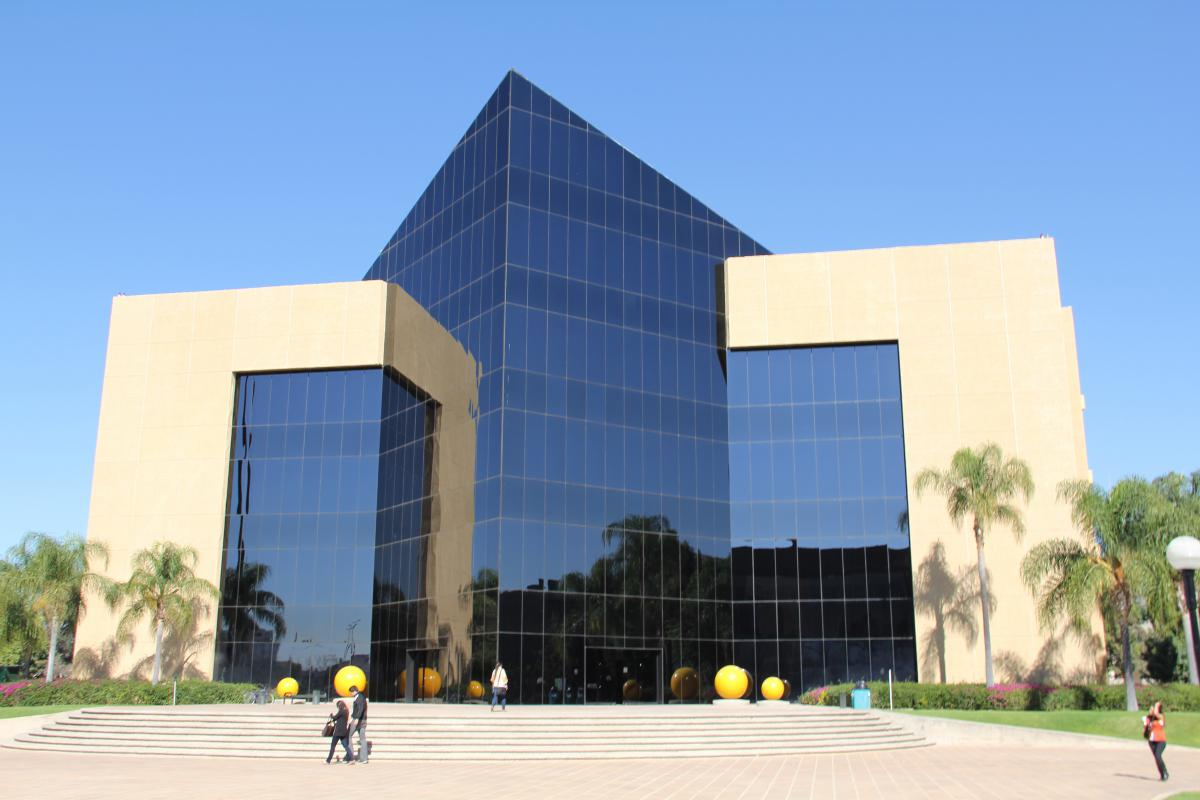
#> input picture home.jpg, 1200 x 800 px
$ python convolutionPadding.py
#> lines starting #> are read from the running program, lines starting #| are printed output that depends on the picture
#librerías utilizadas
import cv2
import numpy as np
kernel = np.array([[-1, -1, -1], [-1, 8, -1], [-1, -1, -1]])

#función para aplicar convolución
def convolucion(imagen, kernel, padding=0, salto=1):
    #Crear tamaño de la imágen final
    xKernel = kernel.shape[0]
    yKernel = kernel.shape[1]
    xImagen = imagen.shape[0]
    yImagen = imagen.shape[1]

    xfinal = int(((xImagen - xKernel + 2 * padding) / salto) + 1)
    yfinal = int(((yImagen - yKernel + 2 * padding) / salto) + 1)
    img_final = np.zeros((xfinal, yfinal))

    #Condiciones para el padding
    if padding != 0:
        padded = np.zeros((imagen.shape[0] + padding*2, imagen.shape[1] + padding*2))
        padded[int(padding):int(-1 * padding), int(padding):int(-1 * padding)] = imagen
    else:
        padded = imagen

    #Proceso de convolución iterando por la imágen
    for i in range(imagen.shape[1]):
        if i > imagen.shape[1] - yKernel:
            break
        if i % salto == 0:
            for j in range(imagen.shape[0]):
                if j > imagen.shape[0] - xKernel:
                    break
                try:
                    if j % salto == 0:
                        img_final[j, i] = (kernel * padded[j: j + xKernel, i: i + yKernel]).sum()
                except:
                    break

    return img_final

#Hacer la imagen gris
imagen = cv2.imread("home.jpg",0)
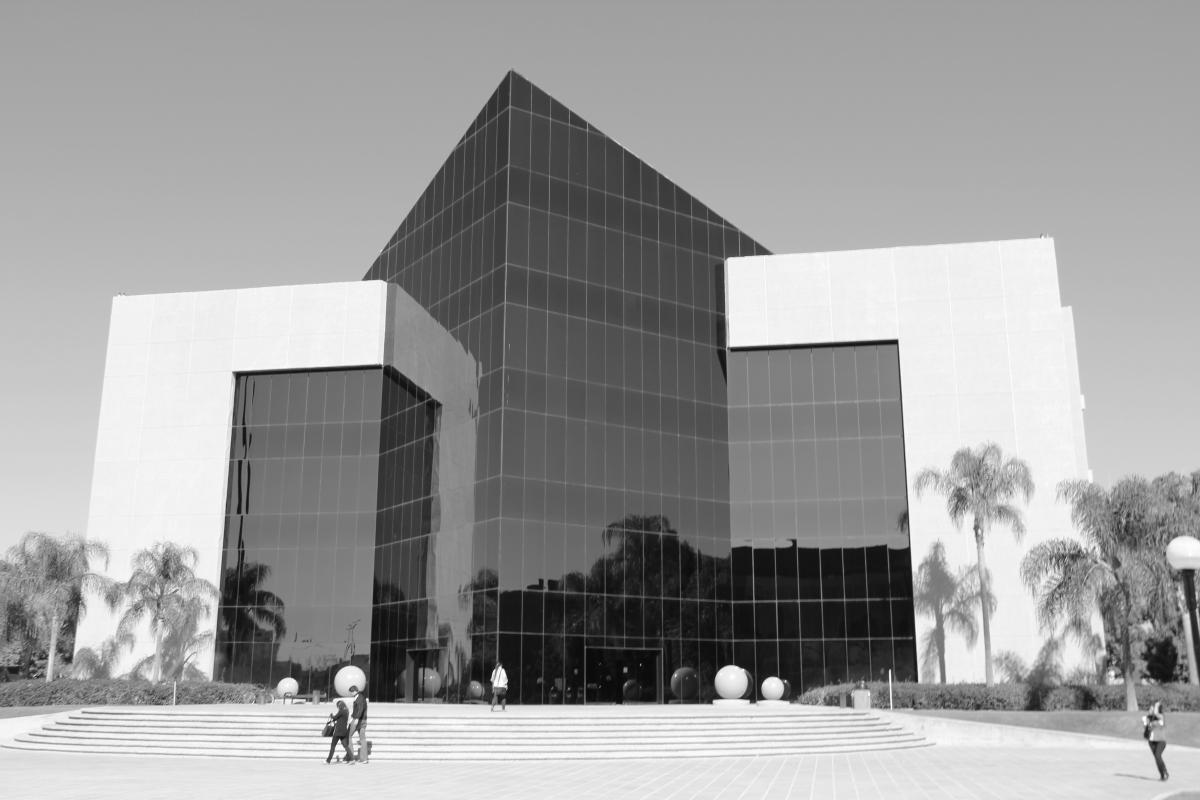
#> imagen: shape (800, 1200); min 1, max 255, mean 156.9

#Aplicar la función a la imágen con sus parámetros y desplegarla
final = convolucion(imagen, kernel, padding=5)
#> in convolucion, `padded[int(padding):int(-1 * padding), int(padding):int(-1 * padding)]..`:
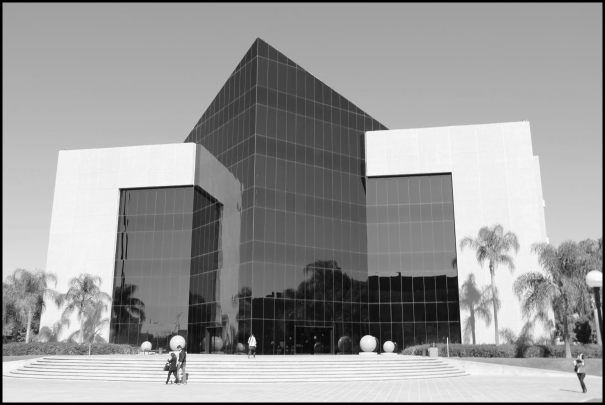
#> padded: shape (810, 1210) float64 (shown at 1/2 size); min 0, max 255, mean 153.7
#> after the loop in convolucion, `for i in range(imagen.shape[1]):`:
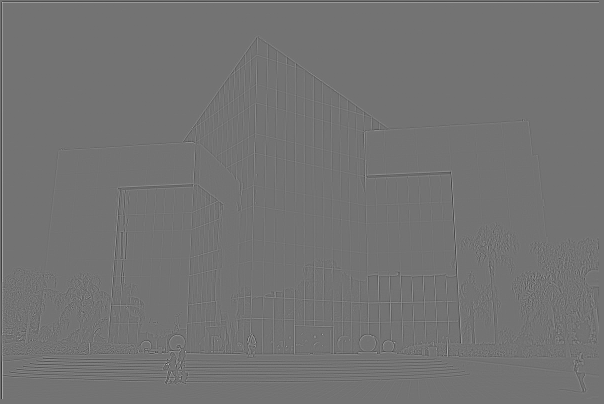
#> img_final: shape (808, 1208) float64 (shown at 1/2 size); min -734, max 887, mean 0; drawn with min black and max white
cv2.imshow("Imagen final", final)
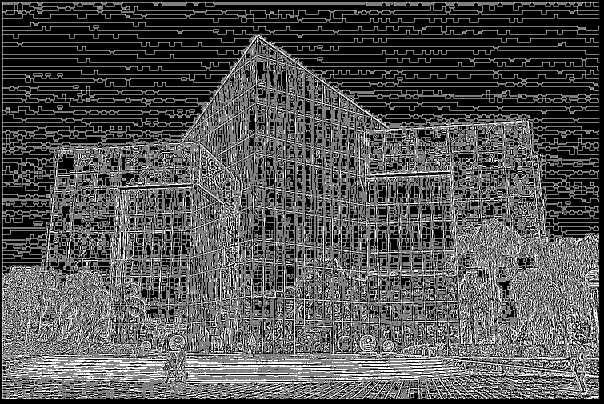
#> window 'Imagen final': shape (808, 1208) (shown at 1/2 size); 32.3% white in thin lines or dots
cv2.waitKey(0)
